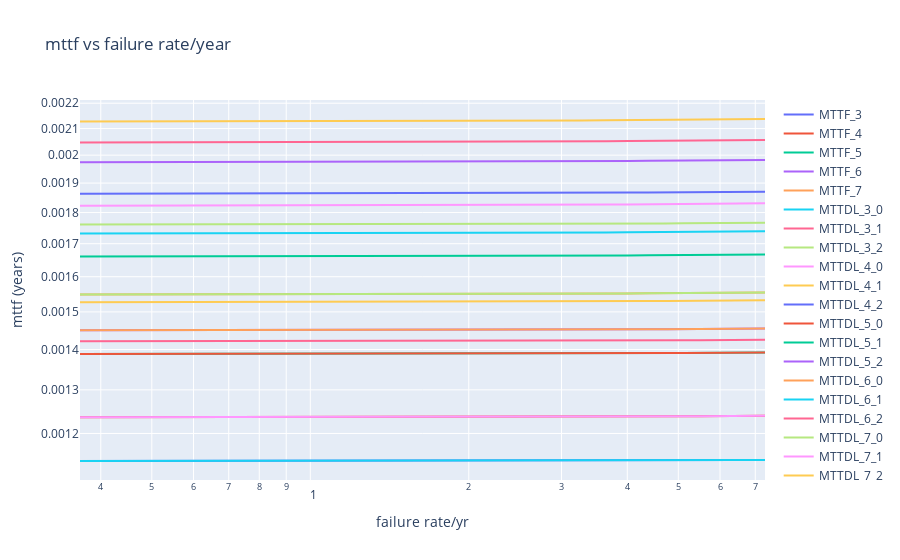

Notebook source saved alongside this figure:
### Code cell
mttf_hr_lines = [
    Line(x_values=x_axis_hr, y_values=y_vals, name=f'MTTF_{num_nodes}')
    for (num_nodes, y_vals) in mttf_hr_results
]

mttdl_hr_lines = [
    Line(x_values=x_axis_hr, y_values=y_vals, name=f'MTTDL_{num_nodes}_{num_backups}')
    for (num_nodes, num_backups), y_vals in mttdl_hr_results
]

mttf_vs_failure_rate = Graph(
    title="mttf vs failure rate/year",
    x_axis_name="failure rate/yr",
    y_axis_name="mttf (years)",
    lines=mttf_hr_lines + mttdl_hr_lines,
)

make_fig(mttf_vs_failure_rate)
